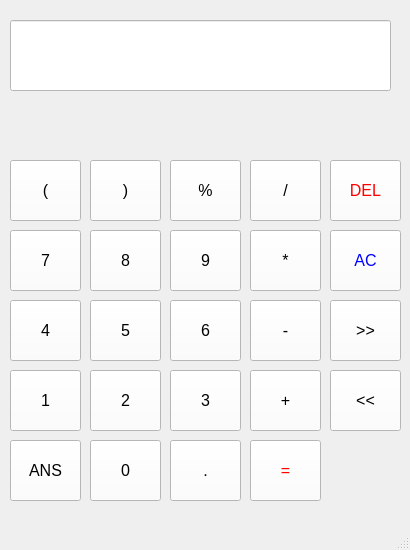
<?xml version="1.0" encoding="UTF-8"?>
<ui version="4.0">
 <class>MainWindow</class>
 <widget class="QMainWindow" name="MainWindow">
  <property name="enabled">
   <bool>true</bool>
  </property>
  <property name="geometry">
   <rect>
    <x>0</x>
    <y>0</y>
    <width>410</width>
    <height>550</height>
   </rect>
  </property>
  <property name="minimumSize">
   <size>
    <width>410</width>
    <height>550</height>
   </size>
  </property>
  <property name="maximumSize">
   <size>
    <width>410</width>
    <height>550</height>
   </size>
  </property>
  <property name="font">
   <font>
    <pointsize>12</pointsize>
   </font>
  </property>
  <property name="windowTitle">
   <string>Calculator</string>
  </property>
  <property name="windowIcon">
   <iconset resource="Resources.qrc">
    <normaloff>:/Icon/images.png</normaloff>:/Icon/images.png</iconset>
  </property>
  <widget class="QWidget" name="centralwidget">
   <widget class="QLineEdit" name="lineEdit">
    <property name="geometry">
     <rect>
      <x>10</x>
      <y>20</y>
      <width>381</width>
      <height>71</height>
     </rect>
    </property>
    <property name="font">
     <font>
      <family>MS Shell Dlg 2</family>
      <pointsize>12</pointsize>
      <weight>50</weight>
      <italic>false</italic>
      <bold>false</bold>
     </font>
    </property>
    <property name="whatsThis">
     <string>&lt;html&gt;&lt;head/&gt;&lt;body&gt;&lt;p&gt;&lt;span style=&quot; font-size:14pt;&quot;&gt;4&lt;/span&gt;&lt;/p&gt;&lt;/body&gt;&lt;/html&gt;</string>
    </property>
    <property name="styleSheet">
     <string notr="true">font: 12pt &quot;MS Shell Dlg 2&quot;;
background-color: rgb(255, 255, 255);
border-color: rgb(170, 0, 0);
</string>
    </property>
    <property name="text">
     <string/>
    </property>
   </widget>
   <widget class="QPushButton" name="pushButton">
    <property name="geometry">
     <rect>
      <x>10</x>
      <y>230</y>
      <width>71</width>
      <height>61</height>
     </rect>
    </property>
    <property name="styleSheet">
     <string notr="true">font: 12pt &quot;MS Shell Dlg 2&quot;;
background-color: rgb(255, 255, 255);
selection-background-color: rgb(85, 85, 255);</string>
    </property>
    <property name="text">
     <string>7</string>
    </property>
   </widget>
   <widget class="QPushButton" name="pushButton_2">
    <property name="geometry">
     <rect>
      <x>10</x>
      <y>300</y>
      <width>71</width>
      <height>61</height>
     </rect>
    </property>
    <property name="styleSheet">
     <string notr="true">font: 12pt &quot;MS Shell Dlg 2&quot;;
background-color: rgb(255, 255, 255);
selection-background-color: rgb(85, 85, 255);</string>
    </property>
    <property name="text">
     <string>4</string>
    </property>
   </widget>
   <widget class="QPushButton" name="pushButton_3">
    <property name="geometry">
     <rect>
      <x>90</x>
      <y>300</y>
      <width>71</width>
      <height>61</height>
     </rect>
    </property>
    <property name="styleSheet">
     <string notr="true">font: 12pt &quot;MS Shell Dlg 2&quot;;
background-color: rgb(255, 255, 255);
selection-background-color: rgb(85, 85, 255);</string>
    </property>
    <property name="text">
     <string>5</string>
    </property>
   </widget>
   <widget class="QPushButton" name="pushButton_4">
    <property name="geometry">
     <rect>
      <x>90</x>
      <y>230</y>
      <width>71</width>
      <height>61</height>
     </rect>
    </property>
    <property name="styleSheet">
     <string notr="true">font: 12pt &quot;MS Shell Dlg 2&quot;;
background-color: rgb(255, 255, 255);
selection-background-color: rgb(85, 85, 255);</string>
    </property>
    <property name="text">
     <string>8</string>
    </property>
   </widget>
   <widget class="QPushButton" name="pushButton_5">
    <property name="geometry">
     <rect>
      <x>10</x>
      <y>370</y>
      <width>71</width>
      <height>61</height>
     </rect>
    </property>
    <property name="styleSheet">
     <string notr="true">font: 12pt &quot;MS Shell Dlg 2&quot;;
background-color: rgb(255, 255, 255);
selection-background-color: rgb(85, 85, 255);</string>
    </property>
    <property name="text">
     <string>1</string>
    </property>
   </widget>
   <widget class="QPushButton" name="pushButton_6">
    <property name="geometry">
     <rect>
      <x>90</x>
      <y>370</y>
      <width>71</width>
      <height>61</height>
     </rect>
    </property>
    <property name="styleSheet">
     <string notr="true">font: 12pt &quot;MS Shell Dlg 2&quot;;
background-color: rgb(255, 255, 255);
selection-background-color: rgb(85, 85, 255);</string>
    </property>
    <property name="text">
     <string>2</string>
    </property>
   </widget>
   <widget class="QPushButton" name="pushButton_7">
    <property name="geometry">
     <rect>
      <x>170</x>
      <y>230</y>
      <width>71</width>
      <height>61</height>
     </rect>
    </property>
    <property name="styleSheet">
     <string notr="true">font: 12pt &quot;MS Shell Dlg 2&quot;;
background-color: rgb(255, 255, 255);
selection-background-color: rgb(85, 85, 255);</string>
    </property>
    <property name="text">
     <string>9</string>
    </property>
   </widget>
   <widget class="QPushButton" name="pushButton_8">
    <property name="geometry">
     <rect>
      <x>170</x>
      <y>300</y>
      <width>71</width>
      <height>61</height>
     </rect>
    </property>
    <property name="styleSheet">
     <string notr="true">font: 12pt &quot;MS Shell Dlg 2&quot;;
background-color: rgb(255, 255, 255);
selection-background-color: rgb(85, 85, 255);</string>
    </property>
    <property name="text">
     <string>6</string>
    </property>
   </widget>
   <widget class="QPushButton" name="pushButton_9">
    <property name="geometry">
     <rect>
      <x>170</x>
      <y>370</y>
      <width>71</width>
      <height>61</height>
     </rect>
    </property>
    <property name="styleSheet">
     <string notr="true">font: 12pt &quot;MS Shell Dlg 2&quot;;
background-color: rgb(255, 255, 255);
selection-background-color: rgb(85, 85, 255);</string>
    </property>
    <property name="text">
     <string>3</string>
    </property>
   </widget>
   <widget class="QPushButton" name="pushButton_10">
    <property name="geometry">
     <rect>
      <x>10</x>
      <y>440</y>
      <width>71</width>
      <height>61</height>
     </rect>
    </property>
    <property name="styleSheet">
     <string notr="true">font: 12pt &quot;MS Shell Dlg 2&quot;;
background-color: rgb(255, 255, 255);
selection-background-color: rgb(85, 85, 255);</string>
    </property>
    <property name="text">
     <string>ANS</string>
    </property>
   </widget>
   <widget class="QPushButton" name="pushButton_11">
    <property name="geometry">
     <rect>
      <x>90</x>
      <y>440</y>
      <width>71</width>
      <height>61</height>
     </rect>
    </property>
    <property name="styleSheet">
     <string notr="true">font: 12pt &quot;MS Shell Dlg 2&quot;;
background-color: rgb(255, 255, 255);
selection-background-color: rgb(85, 85, 255);</string>
    </property>
    <property name="text">
     <string>0</string>
    </property>
   </widget>
   <widget class="QPushButton" name="pushButton_12">
    <property name="geometry">
     <rect>
      <x>170</x>
      <y>440</y>
      <width>71</width>
      <height>61</height>
     </rect>
    </property>
    <property name="styleSheet">
     <string notr="true">font: 12pt &quot;MS Shell Dlg 2&quot;;
background-color: rgb(255, 255, 255);
selection-background-color: rgb(85, 85, 255);</string>
    </property>
    <property name="text">
     <string>.</string>
    </property>
   </widget>
   <widget class="QPushButton" name="pushButton_13">
    <property name="geometry">
     <rect>
      <x>250</x>
      <y>300</y>
      <width>71</width>
      <height>61</height>
     </rect>
    </property>
    <property name="styleSheet">
     <string notr="true">font: 12pt &quot;MS Shell Dlg 2&quot;;
background-color: rgb(255, 255, 255);
selection-background-color: rgb(85, 85, 255);</string>
    </property>
    <property name="text">
     <string>-</string>
    </property>
   </widget>
   <widget class="QPushButton" name="pushButton_14">
    <property name="geometry">
     <rect>
      <x>250</x>
      <y>370</y>
      <width>71</width>
      <height>61</height>
     </rect>
    </property>
    <property name="styleSheet">
     <string notr="true">font: 12pt &quot;MS Shell Dlg 2&quot;;
background-color: rgb(255, 255, 255);
selection-background-color: rgb(85, 85, 255);</string>
    </property>
    <property name="text">
     <string>+</string>
    </property>
   </widget>
   <widget class="QPushButton" name="pushButton_15">
    <property name="geometry">
     <rect>
      <x>250</x>
      <y>160</y>
      <width>71</width>
      <height>61</height>
     </rect>
    </property>
    <property name="styleSheet">
     <string notr="true">font: 12pt &quot;MS Shell Dlg 2&quot;;
background-color: rgb(255, 255, 255);
selection-background-color: rgb(85, 85, 255);</string>
    </property>
    <property name="text">
     <string>/</string>
    </property>
   </widget>
   <widget class="QPushButton" name="pushButton_16">
    <property name="geometry">
     <rect>
      <x>250</x>
      <y>440</y>
      <width>71</width>
      <height>61</height>
     </rect>
    </property>
    <property name="styleSheet">
     <string notr="true">font: 12pt &quot;MS Shell Dlg 2&quot;;
color: rgb(255, 0, 0);
background-color: rgb(255, 255, 255);
selection-background-color: rgb(85, 85, 255);</string>
    </property>
    <property name="text">
     <string>=</string>
    </property>
   </widget>
   <widget class="QPushButton" name="pushButton_17">
    <property name="geometry">
     <rect>
      <x>10</x>
      <y>160</y>
      <width>71</width>
      <height>61</height>
     </rect>
    </property>
    <property name="styleSheet">
     <string notr="true">font: 12pt &quot;MS Shell Dlg 2&quot;;
background-color: rgb(255, 255, 255);
selection-background-color: rgb(85, 85, 255);</string>
    </property>
    <property name="text">
     <string>(</string>
    </property>
   </widget>
   <widget class="QPushButton" name="pushButton_18">
    <property name="geometry">
     <rect>
      <x>330</x>
      <y>160</y>
      <width>71</width>
      <height>61</height>
     </rect>
    </property>
    <property name="styleSheet">
     <string notr="true">font: 12pt &quot;MS Shell Dlg 2&quot;;
color: rgb(255, 0, 0);
background-color: rgb(255, 255, 255);
selection-background-color: rgb(85, 85, 255);</string>
    </property>
    <property name="text">
     <string>DEL</string>
    </property>
   </widget>
   <widget class="QPushButton" name="pushButton_19">
    <property name="geometry">
     <rect>
      <x>330</x>
      <y>230</y>
      <width>71</width>
      <height>61</height>
     </rect>
    </property>
    <property name="styleSheet">
     <string notr="true">font: 12pt &quot;MS Shell Dlg 2&quot;;
color: rgb(0, 0, 255);
background-color: rgb(255, 255, 255);
selection-background-color: rgb(85, 85, 255);</string>
    </property>
    <property name="text">
     <string>AC</string>
    </property>
   </widget>
   <widget class="QPushButton" name="pushButton_20">
    <property name="geometry">
     <rect>
      <x>90</x>
      <y>160</y>
      <width>71</width>
      <height>61</height>
     </rect>
    </property>
    <property name="styleSheet">
     <string notr="true">font: 12pt &quot;MS Shell Dlg 2&quot;;
background-color: rgb(255, 255, 255);
selection-background-color: rgb(85, 85, 255);</string>
    </property>
    <property name="text">
     <string>)</string>
    </property>
   </widget>
   <widget class="QPushButton" name="pushButton_21">
    <property name="geometry">
     <rect>
      <x>250</x>
      <y>230</y>
      <width>71</width>
      <height>61</height>
     </rect>
    </property>
    <property name="styleSheet">
     <string notr="true">font: 12pt &quot;MS Shell Dlg 2&quot;;
background-color: rgb(255, 255, 255);
selection-background-color: rgb(85, 85, 255);</string>
    </property>
    <property name="text">
     <string>*</string>
    </property>
   </widget>
   <widget class="QPushButton" name="pushButton_22">
    <property name="geometry">
     <rect>
      <x>330</x>
      <y>300</y>
      <width>71</width>
      <height>61</height>
     </rect>
    </property>
    <property name="styleSheet">
     <string notr="true">font: 12pt &quot;MS Shell Dlg 2&quot;;
background-color: rgb(255, 255, 255);
selection-background-color: rgb(85, 85, 255);</string>
    </property>
    <property name="text">
     <string>&gt;&gt;</string>
    </property>
   </widget>
   <widget class="QPushButton" name="pushButton_23">
    <property name="geometry">
     <rect>
      <x>330</x>
      <y>370</y>
      <width>71</width>
      <height>61</height>
     </rect>
    </property>
    <property name="styleSheet">
     <string notr="true">font: 12pt &quot;MS Shell Dlg 2&quot;;
background-color: rgb(255, 255, 255);
selection-background-color: rgb(85, 85, 255);</string>
    </property>
    <property name="text">
     <string>&lt;&lt;</string>
    </property>
   </widget>
   <widget class="QPushButton" name="pushButton_24">
    <property name="geometry">
     <rect>
      <x>170</x>
      <y>160</y>
      <width>71</width>
      <height>61</height>
     </rect>
    </property>
    <property name="styleSheet">
     <string notr="true">font: 12pt &quot;MS Shell Dlg 2&quot;;
background-color: rgb(255, 255, 255);
selection-background-color: rgb(85, 85, 255);</string>
    </property>
    <property name="text">
     <string>%</string>
    </property>
   </widget>
  </widget>
  <widget class="QStatusBar" name="statusbar"/>
 </widget>
 <resources>
  <include location="Resources.qrc"/>
 </resources>
 <connections/>
</ui>
